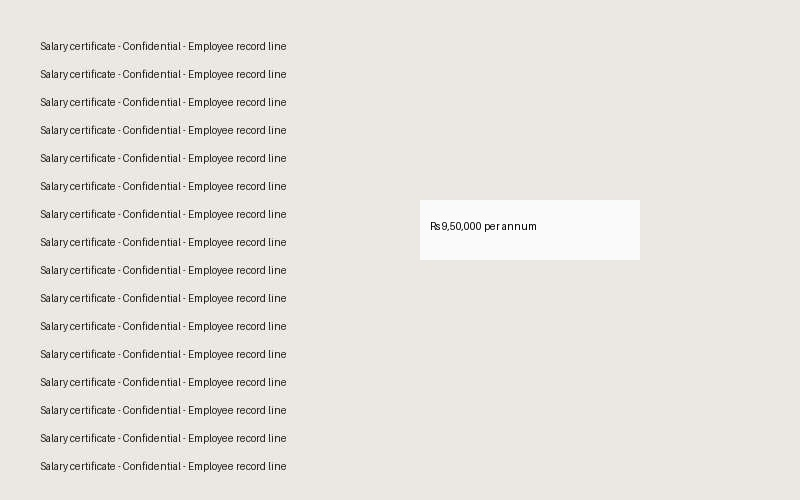
#> input picture samples/tampered_cert.jpg, 800 x 500 px
$ python -i image_checks.py   (imports and definitions only)
#> lines starting #> are read from the running program, lines starting #| are printed output that depends on the picture
#> further down, picture is the input picture: PIL image 800x500 RGB; mean R, G, B 230.9, 228, 223.2
"""Image forensics: EXIF inspection and Error Level Analysis (ELA).

ELA re-saves a JPEG at a known quality and diffs it with the original.
Regions edited after the last save recompress differently and show up
brighter. Approach follows the classic technique described by Neal Krawetz
and implemented in many GitHub projects (e.g. "error-level-analysis" repos).
"""
import io

from PIL import ExifTags, Image, ImageChops, ImageEnhance

from .pdf_checks import EDITOR_TOOLS

ELA_QUALITY = 90


def _percentile(hist, pct):
    total = sum(hist)
    target = total * pct
    running = 0
    for value, count in enumerate(hist):
        running += count
        if running >= target:
            return value
    return 255


def error_level_analysis(img: Image.Image, out_path=None):
    """Return (stats, findings). Writes an amplified ELA image to out_path."""
    rgb = img.convert("RGB")
    buf = io.BytesIO()
    rgb.save(buf, "JPEG", quality=ELA_QUALITY)
    buf.seek(0)
    resaved = Image.open(buf)
    diff = ImageChops.difference(rgb, resaved)

    gray = diff.convert("L")
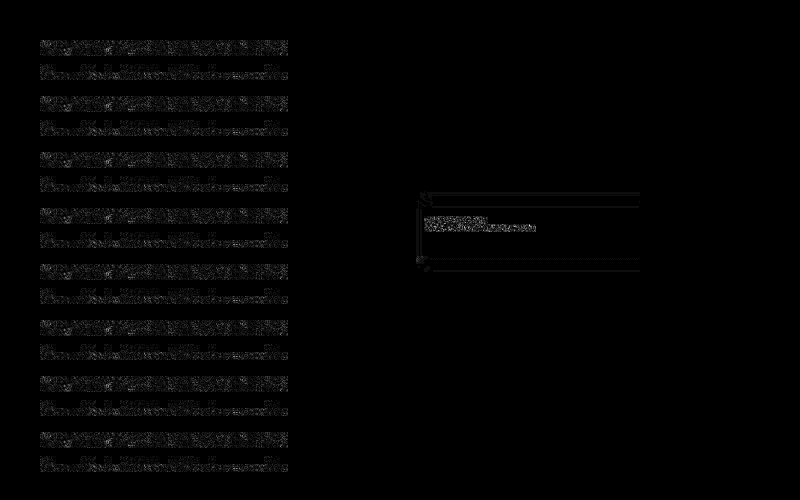
#> gray: PIL image 800x500 L; min 0, max 18, mean 0.212; drawn with min black and max white
    hist = gray.histogram()
#> hist = 256 values, max 354270 at index 0, min 0 at index 14, mean 1562.5
    total = sum(hist) or 1
#> total = 400000
    mean = sum(i * c for i, c in enumerate(hist)) / total
#> mean = 0.212
    p99 = _percentile(hist, 0.99)
#> in _percentile, `total = sum(hist)`: total = 400000
#> in _percentile, `target = total * pct`: target = 396000
#> the loop in _percentile, `for value, count in enumerate(hist):` made 5 passes
#> (count, running) on passes 1 to 5: (354270, 354270), (24668, 378938), (11141, 390079), (5335, 395414), (2589, 398003)
#> after the loop in _percentile, `for value, count in enumerate(hist):`: running = 398003
#> p99 = 4
    p999 = _percentile(hist, 0.999)
#> the loop in _percentile, `for value, count in enumerate(hist):` made 8 passes
#> (count, running) on passes 1 to 8: (354270, 354270), (24668, 378938), (11141, 390079), (5335, 395414), (2589, 398003), (1203, 399206), (376, 399582), (164, 399746)
#> after the loop in _percentile, `for value, count in enumerate(hist):`: running = 399746
#> p999 = 7
    max_diff = max(i for i, c in enumerate(hist) if c) if any(hist) else 0
#> max_diff = 18
    # Localized hotspots relative to the overall compression noise floor.
    contrast = p999 / (mean + 1)
#> contrast = 5.77

    if out_path:
        # Scale to the 99.9th percentile so faint differences are visible.
        scale = 255.0 / max(p999, 1)
        ImageEnhance.Brightness(diff).enhance(min(scale, 60)).save(out_path, "PNG")

    stats = {"mean": round(mean, 2), "p99": p99, "p999": p999,
             "max": max_diff, "hotspot_ratio": round(contrast, 2)}
#> stats = {'mean': 0.21, 'p99': 4, 'p999': 7, 'max': 18, 'hotspot_ratio': 5.77}
    findings = []
    if contrast > 12 and p999 > 25:
        findings.append(("medium", "image", "ELA shows localized compression anomalies",
                         "Some regions recompress very differently from the rest of the image, which often "
                         "indicates pasted or edited areas. Inspect the ELA image for bright patches."))
    elif contrast > 7 and p999 > 15:
        findings.append(("low", "image", "ELA shows mild compression inconsistencies",
                         "Can be caused by edits, but also by text/sharp edges. Review the ELA image."))
    return stats, findings


# [41 lines left out: function analyze_image, not called in this run]

>>> from PIL import Image
>>> picture = Image.open('../../samples/tampered_cert.jpg')
>>> result = error_level_analysis(picture)
